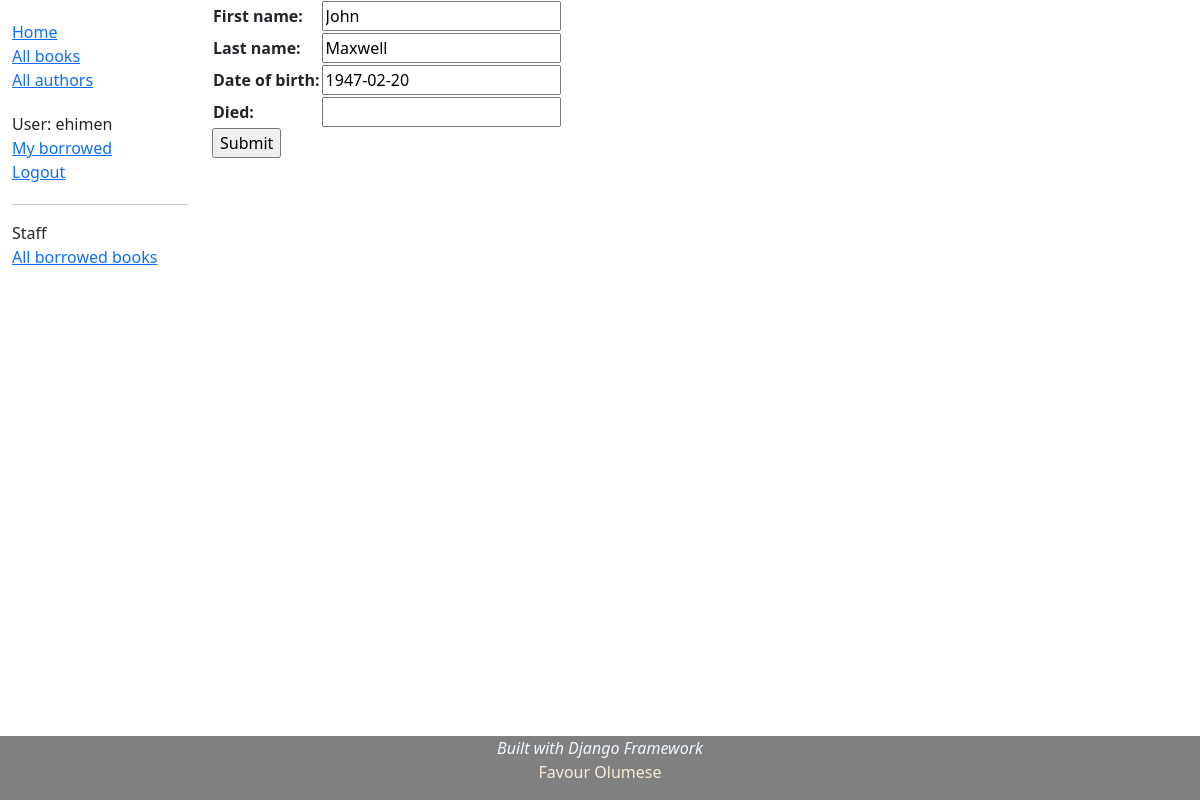
The app's page /catalog/author/2/update/ (signed in) with its own data.
### catalog/models.py (models this page shows, shortened)
class Author(models.Model):
    first_name = models.CharField(max_length=100)
    last_name = models.CharField(max_length=100)
    date_of_birth = models.DateField(null=True, blank=True)
    date_of_death = models.DateField('Died',null=True, blank=True)
    class Meta:
        ordering = ['last_name', 'first_name']
        permissions = (('can_edit_authors', 'Edit authors\' details'),)

### catalog/views.py (the view)
# urls.py: path('author/<int:pk>/update/', views.AuthorUpdate.as_view(), name='author-update'),
class AuthorUpdate(PermissionRequiredMixin, UpdateView):
    model = Author
    fields = '__all__'  # Not recommended.
    permission_required = 'catalog.can_edit_authors'

### catalog/templates/catalog/author_form.html (shortened to what this page needs)
{% extends "catalog/base_generic.html" %}
{% block content %}
    <form action="" method="post">
        <table>
            {{ form.as_table }}
        </table>
        <input type="submit" value="Submit">
    </form>
{% endblock %}

### catalog/templates/catalog/base_generic.html (shortened to what this page needs)
                                                                                                                                                                                                                                                            <!DOCTYPE html>
<html>
    <head>
        <link href="https://cdn.jsdelivr.net/npm/bootstrap@5.1.3/dist/css/bootstrap.min.css"
        rel="stylesheet">
        {% load static %}
        <link rel="stylesheet" href="{% static 'css/style.css' %}">
    </head>
    <body>
        <div class="container-fluid">
            <div class="row">
                <div class="col-sm-2">
                {% block sidebar %}
                    <ul class="sidebar-nav">
                        <li><a href="{% url 'index' %}">Home</a></li>
                        <li><a href="{% url 'books'%}">All books</a></li>
                        <li><a href="{% url 'authors' %}">All authors</a></li>
                    </ul>
                    <ul class="sidebar-nav">
                        {% if user.is_authenticated %}
                            <li>User: {{ user.get_username }}</li>
                            <li><a href="{% url 'my-borrowed' %}">My borrowed</a></li>
                            <li><a href="{% url 'logout' %}?next={{ request.path }}">Logout</a></li>
                        {% else %}
                            <li><a href="{% url 'login' %}?next={{request.path}}">Login</a></li>
                        {% endif %}
                    </ul>
                    <ul class="sidebar-nav">
                        {% if perms.catalog.can_mark_returned %}
                            <hr>
                            <li>Staff</li>
                            <li><a href="{% url 'borrowed-books' %}">All borrowed books</a></li>
                        {% endif %}
                    </ul>
                {% endblock %}
                </div>
                <div class="col-sm-10">
                    {% block content %}
                    {% endblock %}
                </div>
            </div>
        </div>
        <div class="footer" style="bottom: 0; position:fixed; background: grey; color: aliceblue; width: 100%;">
            {% block footer %}
                <div style="text-align: center;">
                    <em>Built with Django Framework</em>
                    <p><a href="https://github.com/favour-olumese" target="_blank" style="text-decoration: none; color:antiquewhite">Favour Olumese</a></p>
                </div>
            {% endblock %}
        </div>
    </body>
</html>

### catalog/static/css/style.css (style rules this page uses)
.sidebar-nav { margin-top: 20px; padding: 0; list-style: none; }

### records on screen
Author: first_name "John", last_name "Maxwell", date_of_birth "1947-02-20"

### other values on screen
{{ user.get_username }} "ehimen"
